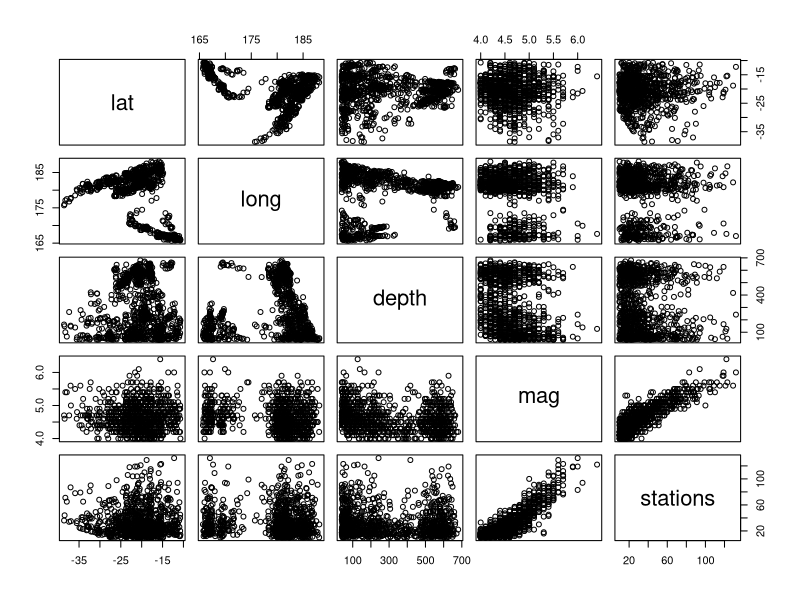
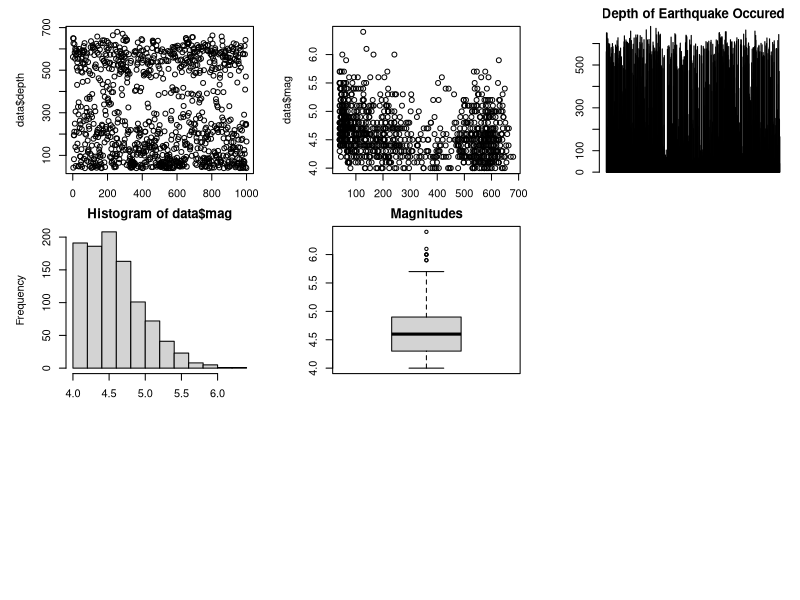

Recreate these plots in R, in order. (Note: this script raises an error after producing the figures.)
data <-datasets::quakes
data
plot(data)
summary(data[,c(3,4)])
par(mfrow=c(3,3),mar=c(2,5,2,1),las=0,bty="o")
plot(data$depth)
plot(data$depth, data$mag)
barplot(data$depth, main = 'Depth of Earthquake Occured',
        xlab = 'depth', col='green',horiz = FALSE)
hist(data$mag)
boxplot(data$mag, main='Magnitudes')
variance <-data[,c(3,4)]
var(variance)
skew <-skewness(variance)
skew
kurt <-kurtosis(variance)
kurt
